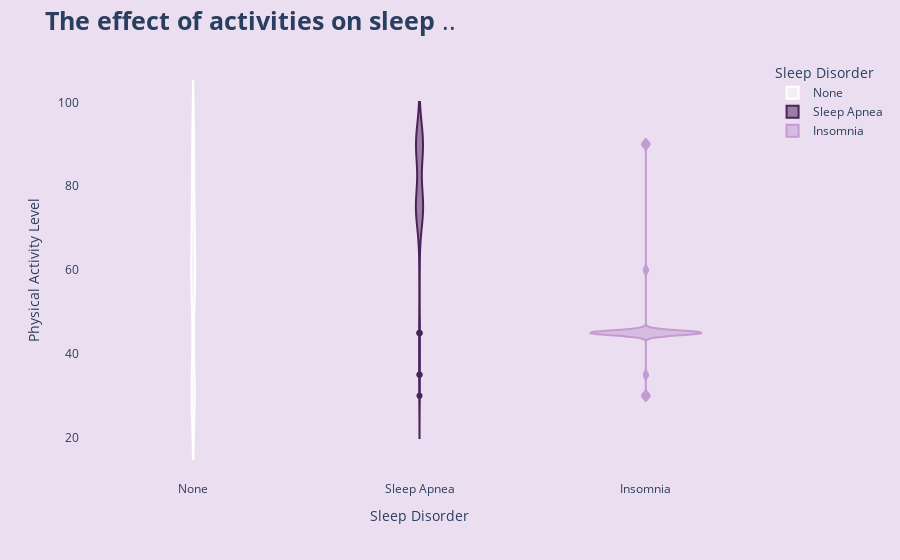

Notebook source saved alongside this figure:
### Code cell
fig = px.violin(sleep_data, x="Sleep Disorder",y='Physical Activity Level',
                 color='Sleep Disorder',
                 color_discrete_sequence=['white','#4A235A','#C39BD3'],
                 violinmode='overlay')
               
    
fig.update_layout(title='<b>The effect of activities on sleep </b>..',
                 title_font={'size':25},
                 paper_bgcolor='#EBDEF0',
                 plot_bgcolor='#EBDEF0')

fig.update_yaxes(showgrid=False)
fig.show()

### Figure 1 — Plotly figure (JSON) as saved in the notebook; plotly's stock layout.template omitted (floating-point values rounded to 4 significant figures; data arrays with more than 128 entries replaced by an {"elided": "..."} marker saying what was removed)
{"data": [{"alignmentgroup": "True", "box": {"visible": false}, "hovertemplate": "Sleep Disorder=%{x}<br>Physical Activity Level=%{y}<extra></extra>", "legendgroup": "None", "marker": {"color": "white"}, "name": "None", "offsetgroup": "None", "orientation": "v", "scalegroup": "True", "showlegend": true, "type": "violin", "x": {"elided": "219 str values"}, "x0": " ", "xaxis": "x", "y": {"elided": "219 int values"}, "y0": " ", "yaxis": "y"}, {"alignmentgroup": "True", "box": {"visible": false}, "hovertemplate": "Sleep Disorder=%{x}<br>Physical Activity Level=%{y}<extra></extra>", "legendgroup": "Sleep Apnea", "marker": {"color": "#4A235A"}, "name": "Sleep Apnea", "offsetgroup": "Sleep Apnea", "orientation": "v", "scalegroup": "True", "showlegend": true, "type": "violin", "x": ["Sleep Apnea", "Sleep Apnea", "Sleep Apnea", "Sleep Apnea", "Sleep Apnea", "Sleep Apnea", "Sleep Apnea", "Sleep Apnea", "Sleep Apnea", "Sleep Apnea", "Sleep Apnea", "Sleep Apnea", "Sleep Apnea", "Sleep Apnea", "Sleep Apnea", "Sleep Apnea", "Sleep Apnea", "Sleep Apnea", "Sleep Apnea", "Sleep Apnea", "Sleep Apnea", "Sleep Apnea", "Sleep Apnea", "Sleep Apnea", "Sleep Apnea", "Sleep Apnea", "Sleep Apnea", "Sleep Apnea", "Sleep Apnea", "Sleep Apnea", "Sleep Apnea", "Sleep Apnea", "Sleep Apnea", "Sleep Apnea", "Sleep Apnea", "Sleep Apnea", "Sleep Apnea", "Sleep Apnea", "Sleep Apnea", "Sleep Apnea", "Sleep Apnea", "Sleep Apnea", "Sleep Apnea", "Sleep Apnea", "Sleep Apnea", "Sleep Apnea", "Sleep Apnea", "Sleep Apnea", "Sleep Apnea", "Sleep Apnea", "Sleep Apnea", "Sleep Apnea", "Sleep Apnea", "Sleep Apnea", "Sleep Apnea", "Sleep Apnea", "Sleep Apnea", "Sleep Apnea", "Sleep Apnea", "Sleep Apnea", "Sleep Apnea", "Sleep Apnea", "Sleep Apnea", "Sleep Apnea", "Sleep Apnea", "Sleep Apnea", "Sleep Apnea", "Sleep Apnea", "Sleep Apnea"], "x0": " ", "xaxis": "x", "y": [30, 35, 75, 35, 60, 60, 45, 45, 90, 45, 90, 90, 90, 90, 90, 90, 90, 90, 90, 90, 90, 90, 90, 90, 90, 90, 90, 90, 90, 90, 90, 90, 90, 90, 90, 90, 90, 90, 90, 75, 75, 75, 75, 75, 75, 75, 75, 75, 75, 75, 75, 75, 75, 75, 75, 75, 75, 75, 75, 75, 75, 75, 75, 75, 75, 75, 75, 75, 75], "y0": " ", "yaxis": "y"}, {"alignmentgroup": "True", "box": {"visible": false}, "hovertemplate": "Sleep Disorder=%{x}<br>Physical Activity Level=%{y}<extra></extra>", "legendgroup": "Insomnia", "marker": {"color": "#C39BD3"}, "name": "Insomnia", "offsetgroup": "Insomnia", "orientation": "v", "scalegroup": "True", "showlegend": true, "type": "violin", "x": ["Insomnia", "Insomnia", "Insomnia", "Insomnia", "Insomnia", "Insomnia", "Insomnia", "Insomnia", "Insomnia", "Insomnia", "Insomnia", "Insomnia", "Insomnia", "Insomnia", "Insomnia", "Insomnia", "Insomnia", "Insomnia", "Insomnia", "Insomnia", "Insomnia", "Insomnia", "Insomnia", "Insomnia", "Insomnia", "Insomnia", "Insomnia", "Insomnia", "Insomnia", "Insomnia", "Insomnia", "Insomnia", "Insomnia", "Insomnia", "Insomnia", "Insomnia", "Insomnia", "Insomnia", "Insomnia", "Insomnia", "Insomnia", "Insomnia", "Insomnia", "Insomnia", "Insomnia", "Insomnia", "Insomnia", "Insomnia", "Insomnia", "Insomnia", "Insomnia", "Insomnia", "Insomnia", "Insomnia", "Insomnia", "Insomnia", "Insomnia", "Insomnia", "Insomnia", "Insomnia", "Insomnia", "Insomnia", "Insomnia", "Insomnia", "Insomnia", "Insomnia", "Insomnia", "Insomnia", "Insomnia", "Insomnia", "Insomnia"], "x0": " ", "xaxis": "x", "y": [35, 30, 60, 35, 60, 90, 45, 45, 45, 45, 45, 45, 45, 45, 45, 45, 45, 45, 45, 45, 45, 45, 90, 90, 45, 45, 45, 45, 45, 45, 45, 45, 45, 45, 45, 45, 45, 45, 45, 45, 45, 45, 45, 45, 45, 45, 45, 45, 45, 45, 45, 45, 30, 30, 45, 45, 45, 45, 45, 45, 45, 45, 45, 90, 45, 45, 45, 45, 45, 45, 30], "y0": " ", "yaxis": "y"}], "layout": {"legend": {"title": {"text": "Sleep Disorder"}, "tracegroupgap": 0}, "margin": {"t": 60}, "paper_bgcolor": "#EBDEF0", "plot_bgcolor": "#EBDEF0", "title": {"font": {"size": 25}, "text": "<b>The effect of activities on sleep </b>.."}, "violinmode": "overlay", "xaxis": {"anchor": "y", "categoryarray": ["None", "Sleep Apnea", "Insomnia"], "categoryorder": "array", "domain": [0, 1], "title": {"text": "Sleep Disorder"}}, "yaxis": {"anchor": "x", "domain": [0, 1], "showgrid": false, "title": {"text": "Physical Activity Level"}}}}
